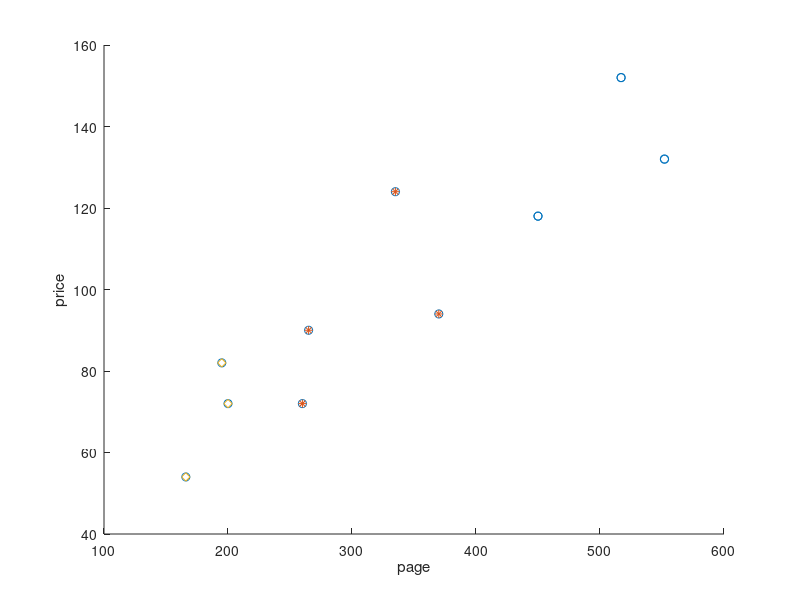

The MATLAB script that drew this image:
clear all;

x = [166, 54
195, 82
200, 72
260, 72
265, 90
335, 124
370, 94
450, 118
517, 152
552, 132]


[row, col] = size(x);
pages = x(:,1);
price = x(:,2);

scatter(pages, price);

xlabel('page');
ylabel('price');

%%xlim([0 300]);
%%ylim([0 300]);

hold on;

k=3;

centroids =zeros(k,size(x,2));

randidx = randperm(size(x,1))

centroids = x(randidx(1:k),:);

for e=1:10
    
    group1=[];
    group2=[];
    group3=[];
    
    for i=1:row
        point = x(i,:)';
        min_dist=9999;
        p=1;
        for j=1:k
            dist=(point-centroids(j,:)')'*(point-centroids(j,:)');
            if dist<min_dist
                min_dist = dist;
                p=j;
            end
        end
        
        if p==1
            group1=[group1; point'];
        elseif p==2
            group2=[group2; point'];
        else
            group3=[group3; point'];
        end
        
    end
    
    centroids(1,:)= mean(group1,1)
    centroids(2,:)= mean(group2,1);
    centroids(3,:)= mean(group3,1);
    
    
end

%%min_dist
%%p

group1
group2
group3
i

plot(group1(:,1),group1(:,2),'o')
hold on;

plot(group2(:,1),group2(:,2),'*')
hold on;

plot(group3(:,1),group3(:,2),'d')
hold off;





